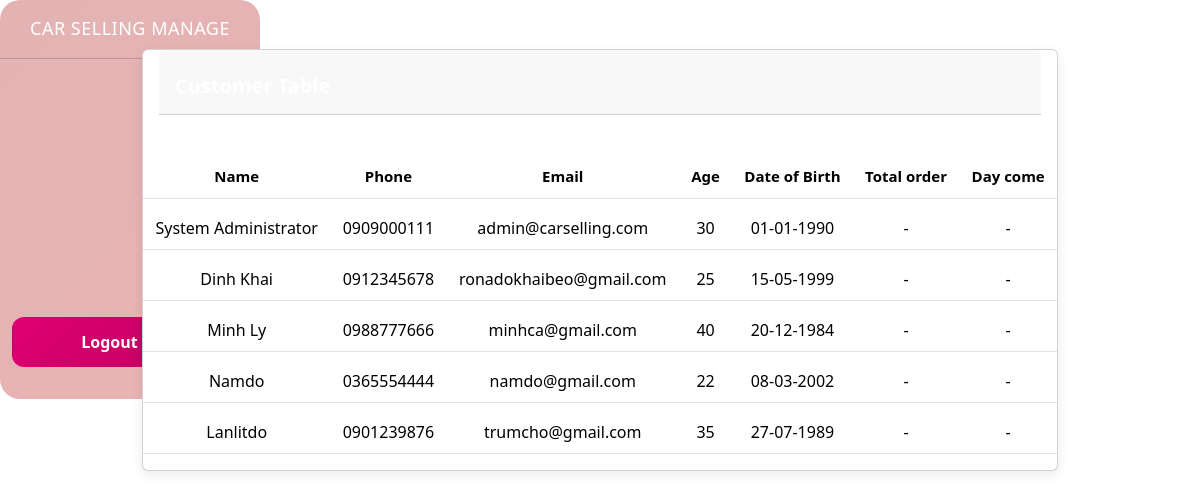
Screenshot of /admin/customer.php with the database file from the repository.
### tables this page shows
CREATE TABLE customer (
    customer_id INT AUTO_INCREMENT PRIMARY KEY,
    name VARCHAR(255) NOT NULL,
    age INT, 
    phone_number VARCHAR(20),
    email VARCHAR(255),
    dob DATE, 
    username VARCHAR(100) UNIQUE,
    address varchar(191) DEFAULT NULL, 
    password VARCHAR(255),
    role VARCHAR(20) DEFAULT 'user' 
);

### admin/dbconn.php (called while the page is built)
<?php
$link = mysqli_connect("localhost", "root", "") or die(mysqli_error($link));
mysqli_select_db($link, "car_selling") or die(mysqli_error($link));
function getAllCustomers() {
    global $link;
    $sql = "SELECT * FROM customer";
    $query = mysqli_query($link, $sql);
    return mysqli_fetch_all($query, MYSQLI_ASSOC);
}
?>

### admin/customer.php (the view)
<?php
include "dbconn.php";
$users = getAllCustomers();
?>
<body>
    <body>
    <head>
    <link rel="stylesheet" href="bootstrap.min.css">
    <link rel="stylesheet" href="./css/customer.css">
</head>
<div class="layout">
    <?php include ("header.php"); ?>
    <div class="container-fluid">
        <div class="row">
            <div class="col-12">
                <div class="card my-4">
                    <div class="card-header p-0 position-relative mt-n4 mx-3 z-index-2">
                        <div class="bg-gradient-primary shadow-primary border-radius-lg pt-4 pb-3">
                            <h6 class="text-white text-capitalize ps-3">Customer table</h6>
                        </div>
                    </div>
                    <div class="card-body px-0 pb-2">
                        <div class="table-responsive p-0">
                            <table class="table align-items-center mb-0">
                                <thead>
                                    <tr>
                                        <th>Name</th>
                                        <th>Phone</th>
                                        <th>Email</th>
                                        <th class="text-center">Age</th>
                                        <th class="text-center">Date of Birth</th>
                                        <th class="text-center">Total order</th>
                                        <th class="text-center">Day come</th>
                                    </tr>
                                </thead>
                                <tbody>
                                    <?php foreach($users as $user) { ?>
                                        <tr>
                                            <td><?= $user['name'] ?></td>
                                            <td><?= $user['phone_number'] ?></td>
                                            <td><?= $user['email'] ?></td>
                                            <td class="text-center"><?= $user['age'] ?></td>
                                            <td class="text-center">
                                                <?= date('d-m-Y', strtotime($user['dob'])); ?>
                                            </td>
                                            <td class="text-center">-</td>
                                            <td class="text-center">-</td>
                                        </tr>
                                    <?php } ?>
                                </tbody>
                            </table>
                        </div>
                    </div>
                </div>
            </div>
        </div>
    </div>
</body>

### admin/css/customer.css (style rules this page uses)
.layout { display: flex; width: 100%; }
.container-fluid { margin-left: 260px; padding: 25px; max-width: calc(100% - 260px); }
.card { border-radius: 12px; overflow: hidden; background: #fdfefe; box-shadow: 0 4px 12px rgba(0,0,0,0.08); margin-bottom: 20px; }
.card-header { padding: 15px 20px; background: #85b4e8; color: #fff; border-top-left-radius: 12px; border-top-right-radius: 12px; display: flex; flex-direction: column; gap: 12px; }
.card-header h6 { margin: 0; font-weight: 700; font-size: 20px; }
.table { margin-top: 15px; width: 100%; border-collapse: separate; border-spacing: 0 8px; }
.table thead tr { background: #91beea; color: #fff; }
.table thead th { padding: 12px; font-size: 15px; font-weight: 600; text-align: center; }
.table tbody tr { background: #f9f9f9; border-radius: 8px; transition: 0.25s; }
.table tbody td { vertical-align: middle; padding: 10px 12px; text-align: center; }
h6 { font-weight: 700; color: #fff; }

### rows the page displays
customer: name "System Administrator", phone_number "0909000111", email "admin@carselling.com", age "30", dob "01-01-1990"
customer: name "Dinh Khai", phone_number "0912345678", email "ronadokhaibeo@gmail.com", age "25", dob "15-05-1999"
customer: name "Minh Ly", phone_number "0988777666", email "minhca@gmail.com", age "40", dob "20-12-1984"
customer: name "Namdo", phone_number "0365554444", email "namdo@gmail.com", age "22", dob "08-03-2002"
customer: name "Lanlitdo", phone_number "0901239876", email "trumcho@gmail.com", age "35", dob "27-07-1989"
